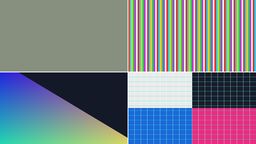
#> input picture fpga/project/stage9_bicubic_catmull_rom_multi_pixel_test/sim/720p_color_compare/input_chart_1280x720.bmp, 256 x 144 px, shrunk from 1280 x 720 before the run
$ python generate_distortion_vectors.py ../../fpga/project/stage9_bicubic_catmull_rom_multi_pixel_test/sim/720p_color_compare/input_chart_1280x720.bmp
#> lines starting #> are read from the running program, lines starting #| are printed output that depends on the picture
### software/bitaccurate_distortion.py
"""Bit-accurate fixed-point reference model for distortion correction.

The implementation mirrors the first fixed-point proposal in
``docs/numeric_spec.md``:

* normalized coordinates and distortion coefficients use Q4.28;
* camera coordinates use Q13.19;
* inverse focal lengths use Q2.30;
* bilinear fractions use Q0.16;
* products are kept at their full Python-integer precision and are reduced
  with arithmetic right shifts at the same points as the RTL specification;
* invalid bilinear neighborhoods produce a black pixel.

Python integers are deliberately used for intermediate values.  This makes
implicit NumPy overflow impossible and keeps the model suitable as a source
of RTL comparison vectors.  The returned coordinate maps are converted to
signed 64-bit integers after the final Q13.19 reduction.
"""

from __future__ import annotations

from dataclasses import dataclass
import math
from typing import Callable

import numpy as np
from numpy.typing import ArrayLike, NDArray


@dataclass(frozen=True)
class FixedPointConfig:
    """Fixed-point formats used by the first RTL-compatible model."""

    normalized_frac_bits: int = 28
    coefficient_frac_bits: int = 28
    inverse_focal_frac_bits: int = 30
    pixel_coord_frac_bits: int = 19
    src_coord_frac_bits: int = 19
    interpolation_frac_bits: int = 16

    @property
    def src_coord_scale(self) -> int:
        return 1 << self.src_coord_frac_bits

    @property
    def interpolation_scale(self) -> int:
        return 1 << self.interpolation_frac_bits


DEFAULT_CONFIG = FixedPointConfig()


def _round_half_away_from_zero(value: float) -> int:
    """Quantize a real value without relying on Python's banker rounding."""

    if not math.isfinite(value):
        raise ValueError("fixed-point inputs must be finite")
    scaled = value
    if scaled >= 0.0:
        return math.floor(scaled + 0.5)
    return math.ceil(scaled - 0.5)


def quantize_real(value: float, frac_bits: int) -> int:
    """Convert a real scalar to a signed fixed-point integer."""

    if frac_bits < 0:
        raise ValueError("frac_bits must be non-negative")
    return _round_half_away_from_zero(float(value) * (1 << frac_bits))


# [9 lines left out: function fixed_to_float, not called in this run]


@dataclass(frozen=True)
class FixedPointCameraModel:
    """Camera parameters stored as fixed-point integers.

    ``fx``, ``fy``, ``cx`` and ``cy`` use Q13.19.  ``inv_fx`` and ``inv_fy``
    use Q2.30.  Distortion coefficients use Q4.28.
    """

    fx: int
    fy: int
    cx: int
    cy: int
    inv_fx: int
    inv_fy: int
    k1: int = 0
    k2: int = 0
    p1: int = 0
    p2: int = 0

    @classmethod
    def from_parameters(
        cls,
        *,
        fx: float,
        fy: float,
        cx: float,
        cy: float,
        k1: float = 0.0,
        k2: float = 0.0,
        p1: float = 0.0,
        p2: float = 0.0,
        config: FixedPointConfig = DEFAULT_CONFIG,
    ) -> "FixedPointCameraModel":
        """Quantize floating-point camera parameters using the fixed formats."""

        if fx <= 0.0 or fy <= 0.0:
            raise ValueError("fx and fy must be greater than zero")
        return cls(
            fx=quantize_real(fx, config.src_coord_frac_bits),
            fy=quantize_real(fy, config.src_coord_frac_bits),
            cx=quantize_real(cx, config.src_coord_frac_bits),
            cy=quantize_real(cy, config.src_coord_frac_bits),
            inv_fx=quantize_real(1.0 / fx, config.inverse_focal_frac_bits),
            inv_fy=quantize_real(1.0 / fy, config.inverse_focal_frac_bits),
            k1=quantize_real(k1, config.coefficient_frac_bits),
            k2=quantize_real(k2, config.coefficient_frac_bits),
            p1=quantize_real(p1, config.coefficient_frac_bits),
            p2=quantize_real(p2, config.coefficient_frac_bits),
        )

    # [14 lines left out: function from_camera_model, not called in this run]


@dataclass(frozen=True)
class InternalFormat:
    """Signed internal widths and Q formats for the narrowed Horner path.

    Each width includes its sign bit.  Every stage is explicitly saturated
    after it is rescaled, so candidate measurements model the exact overflow
    policy that the optimized RTL must implement.
    """

    centered_width: int = 25
    centered_frac_bits: int = 12
    inverse_width: int = 24
    inverse_frac_bits: int = 22
    normalized_width: int = 26
    normalized_frac_bits: int = 22
    coefficient_width: int = 24
    coefficient_frac_bits: int = 20
    radius_width: int = 28
    radius_frac_bits: int = 22
    radial_width: int = 26
    radial_frac_bits: int = 22
    distorted_width: int = 26
    distorted_frac_bits: int = 22
    focal_width: int = 25
    focal_frac_bits: int = 12

    def __post_init__(self) -> None:
        for name in (
            "centered",
            "inverse",
            "normalized",
            "coefficient",
            "radius",
            "radial",
            "distorted",
            "focal",
        ):
            width = getattr(self, f"{name}_width")
            frac_bits = getattr(self, f"{name}_frac_bits")
            if width < 2:
                raise ValueError(f"{name}_width must include sign and integer bits")
            if frac_bits < 0 or frac_bits >= width:
                raise ValueError(f"{name}_frac_bits must be in range 0..width-1")

    # [5 lines left out: function default_candidate, not called in this run]


@dataclass(frozen=True)
class CandidateMetrics:
    """Measured difference between one narrowed candidate and the baseline."""

    max_error_pixels: float
    mean_error_pixels: float
    rmse_pixels: float
    coord_valid_mismatches: int
    ranges: dict[str, tuple[int, int]]


def _object_array(values: ArrayLike) -> NDArray[object]:
    """Return an array whose arithmetic values are ordinary Python integers."""

    array = np.asarray(values)
    return np.asarray(array, dtype=object)


def _elementwise(values: ArrayLike, operation: Callable[[int], int]) -> NDArray[object]:
    array = _object_array(values)
    result = [operation(int(value)) for value in array.flat]
    return np.asarray(result, dtype=object).reshape(array.shape)


def _rescale(values: ArrayLike, source_frac_bits: int, target_frac_bits: int) -> NDArray[object]:
    """Rescale fixed-point integers using arithmetic right shift when needed."""

    shift = source_frac_bits - target_frac_bits
    if shift >= 0:
        return _elementwise(values, lambda value: value >> shift)
    return _elementwise(values, lambda value: value << (-shift))


def _as_int64(values: ArrayLike) -> NDArray[np.int64]:
    result = _elementwise(values, int)
    return np.asarray(result, dtype=np.int64)


# [19 lines left out: functions _saturate_signed, _quantize_stage, not called in this run]


def _record_range(ranges: dict[str, tuple[int, int]], name: str, values: ArrayLike) -> None:
    array = _object_array(values)
    ranges[name] = (min(int(value) for value in array.flat), max(int(value) for value in array.flat))


def _integer_coordinate_array(values: ArrayLike) -> NDArray[object]:
    array = np.asarray(values, dtype=np.float64)
    if not np.all(np.isfinite(array)) or not np.all(array == np.floor(array)):
        raise ValueError("output coordinates must be finite integers")
    return _elementwise(array, int)


def source_coordinates_fixed(
    u: ArrayLike,
    v: ArrayLike,
    camera: FixedPointCameraModel,
    config: FixedPointConfig = DEFAULT_CONFIG,
) -> tuple[NDArray[np.int64], NDArray[np.int64]]:
    """Map integer output coordinates to Q13.19 source coordinates.

    The returned arrays contain raw signed fixed-point integers, not pixel
    coordinates in floating-point units.  All reductions use arithmetic
    shifts, including the reduction of ``u-cx`` times ``inv_fx`` to Q4.28.
    """

    if not isinstance(camera, FixedPointCameraModel):
        raise TypeError("camera must be a FixedPointCameraModel")

    output_x = _integer_coordinate_array(u)
    output_y = _integer_coordinate_array(v)
    if output_x.shape != output_y.shape:
        raise ValueError("u and v must have equal shapes")

    pixel_frac = config.pixel_coord_frac_bits
    normalized_frac = config.normalized_frac_bits
    coefficient_frac = config.coefficient_frac_bits

    u_fixed = _elementwise(output_x, lambda value: value << pixel_frac)
    v_fixed = _elementwise(output_y, lambda value: value << pixel_frac)
    centered_x = u_fixed - camera.cx
    centered_y = v_fixed - camera.cy

    x = _rescale(
        centered_x * camera.inv_fx,
        pixel_frac + config.inverse_focal_frac_bits,
        normalized_frac,
    )
    y = _rescale(
        centered_y * camera.inv_fy,
        pixel_frac + config.inverse_focal_frac_bits,
        normalized_frac,
    )

    square_frac = normalized_frac * 2
    x_squared = x * x
    y_squared = y * y
    xy = x * y
    radius_squared = x_squared + y_squared
    radius_fourth = radius_squared * radius_squared

    radial_frac = square_frac
    one = np.full(x.shape, 1 << radial_frac, dtype=object)
    radial = (
        one
        + _rescale(
            camera.k1 * radius_squared,
            coefficient_frac + square_frac,
            radial_frac,
        )
        + _rescale(
            camera.k2 * radius_fourth,
            coefficient_frac + square_frac * 2,
            radial_frac,
        )
    )

    radial_x = _rescale(x * radial, normalized_frac + radial_frac, normalized_frac)
    radial_y = _rescale(y * radial, normalized_frac + radial_frac, normalized_frac)

    tangential_x = (
        _rescale(
            2 * camera.p1 * xy,
            coefficient_frac + square_frac,
            square_frac,
        )
        + _rescale(
            camera.p2 * (radius_squared + 2 * x_squared),
            coefficient_frac + square_frac,
            square_frac,
        )
    )
    tangential_y = (
        _rescale(
            camera.p1 * (radius_squared + 2 * y_squared),
            coefficient_frac + square_frac,
            square_frac,
        )
        + _rescale(
            2 * camera.p2 * xy,
            coefficient_frac + square_frac,
            square_frac,
        )
    )

    distorted_x = radial_x + _rescale(tangential_x, square_frac, normalized_frac)
    distorted_y = radial_y + _rescale(tangential_y, square_frac, normalized_frac)

    source_x = (
        _rescale(
            camera.fx * distorted_x,
            config.src_coord_frac_bits + normalized_frac,
            config.src_coord_frac_bits,
        )
        + camera.cx
    )
    source_y = (
        _rescale(
            camera.fy * distorted_y,
            config.src_coord_frac_bits + normalized_frac,
            config.src_coord_frac_bits,
        )
        + camera.cy
    )

    return _as_int64(source_x), _as_int64(source_y)


# [284 lines left out: functions _source_coordinates_horner_quantized_internal, source_coordinates_horner_quantized, evaluate_internal_format, not called in this run]


def build_distortion_map_fixed(
    width: int,
    height: int,
    camera: FixedPointCameraModel,
    config: FixedPointConfig = DEFAULT_CONFIG,
) -> tuple[NDArray[np.int64], NDArray[np.int64]]:
    """Build Q13.19 source maps for an output frame."""

    if width <= 0 or height <= 0:
        raise ValueError("width and height must be greater than zero")
    output_y, output_x = np.indices((height, width), dtype=np.int64)
    return source_coordinates_fixed(output_x, output_y, camera, config=config)


def split_fixed_coordinate(
    coordinate: int,
    frac_bits: int = DEFAULT_CONFIG.src_coord_frac_bits,
) -> tuple[int, int]:
    """Return mathematical floor and non-negative fractional remainder."""

    if frac_bits < 0:
        raise ValueError("frac_bits must be non-negative")
    integer_part = int(coordinate) >> frac_bits
    fractional_part = int(coordinate) - (integer_part << frac_bits)
    return integer_part, fractional_part


def split_source_coordinates(
    source_x: ArrayLike,
    source_y: ArrayLike,
    *,
    width: int,
    height: int,
    config: FixedPointConfig = DEFAULT_CONFIG,
) -> tuple[
    NDArray[np.int64],
    NDArray[np.int64],
    NDArray[np.int64],
    NDArray[np.int64],
    NDArray[np.bool_],
]:
    """Split Q13.19 coordinates and determine four-neighbor validity."""

    x = _object_array(source_x)
    y = _object_array(source_y)
    if x.shape != y.shape:
        raise ValueError("source_x and source_y must have equal shapes")

    x0 = _elementwise(x, lambda value: split_fixed_coordinate(value, config.src_coord_frac_bits)[0])
    y0 = _elementwise(y, lambda value: split_fixed_coordinate(value, config.src_coord_frac_bits)[0])
    dx_full = _elementwise(x, lambda value: split_fixed_coordinate(value, config.src_coord_frac_bits)[1])
    dy_full = _elementwise(y, lambda value: split_fixed_coordinate(value, config.src_coord_frac_bits)[1])
    dx = _rescale(dx_full, config.src_coord_frac_bits, config.interpolation_frac_bits)
    dy = _rescale(dy_full, config.src_coord_frac_bits, config.interpolation_frac_bits)

    valid = (
        (x0 >= 0)
        & (x0 < width - 1)
        & (y0 >= 0)
        & (y0 < height - 1)
    )
    return (
        _as_int64(x0),
        _as_int64(y0),
        _as_int64(dx),
        _as_int64(dy),
        np.asarray(valid, dtype=np.bool_),
    )


# [42 lines left out: function source_coordinate_trace, not called in this run]


def bilinear_remap_fixed(
    image: ArrayLike,
    source_x: ArrayLike,
    source_y: ArrayLike,
    *,
    border_value: int = 0,
    config: FixedPointConfig = DEFAULT_CONFIG,
) -> NDArray[np.uint8]:
    """Remap an image with integer two-stage bilinear interpolation.

    The interpolation keeps both horizontal and vertical products in integer
    form and performs the final arithmetic right shift by 32 bits.  Pixels
    whose four neighbors are not available are filled with ``border_value``.
    """

    source = np.asarray(image)
    if source.ndim not in (2, 3):
        raise ValueError("image must be a 2-D grayscale or 3-D color array")
    if not 0 <= border_value <= 255:
        raise ValueError("border_value must be in the range 0..255")

    height, width = source.shape[:2]
    map_x = np.asarray(source_x, dtype=np.int64)
    map_y = np.asarray(source_y, dtype=np.int64)
    if map_x.ndim != 2 or map_y.ndim != 2 or map_x.shape != map_y.shape:
        raise ValueError("source maps must be 2-D arrays with equal shapes")

    x0, y0, dx, dy, valid = split_source_coordinates(
        map_x,
        map_y,
        width=width,
        height=height,
        config=config,
    )
    output_shape = map_x.shape + (() if source.ndim == 2 else (source.shape[2],))
    output = np.full(output_shape, border_value, dtype=np.uint8)
    if not np.any(valid):
        return output

    rows, columns = np.nonzero(valid)
    x_valid = x0[valid]
    y_valid = y0[valid]
    dx_valid = dx[valid]
    dy_valid = dy[valid]
    scale = config.interpolation_scale

    p00 = source[y_valid, x_valid].astype(np.int64)
    p10 = source[y_valid, x_valid + 1].astype(np.int64)
    p01 = source[y_valid + 1, x_valid].astype(np.int64)
    p11 = source[y_valid + 1, x_valid + 1].astype(np.int64)
    if source.ndim == 3:
        dx_valid = dx_valid[:, np.newaxis]
        dy_valid = dy_valid[:, np.newaxis]

    top = p00 * scale + (p10 - p00) * dx_valid
    bottom = p01 * scale + (p11 - p01) * dx_valid
    result = (top * scale + (bottom - top) * dy_valid) >> (2 * config.interpolation_frac_bits)
    result = np.clip(result, 0, 255).astype(np.uint8)
    output[rows, columns] = result
    return output


# [23 lines left out: function correct_distortion_fixed, not called in this run]

### software/sim_assets/image_to_mem.py
"""Convert an image into raster-ordered RGB888 words for Verilog $readmemh."""

from __future__ import annotations

import argparse
from pathlib import Path

from PIL import Image


# [4 lines left out: function default_mem_output_path, not called in this run]


def rgb888_mem_words(
    image: Image.Image,
    *,
    frame_stride_pixels: int | None = None,
) -> list[str]:
    """Return one ``RRGGBB`` word per logical source-pixel address.

    The image is converted to RGB.  Rows are emitted from top to bottom and
    pixels from left to right, matching ``addr = y * frame_stride_pixels + x``.
    If the stride exceeds the image width, black words fill each row's padding
    addresses so a `$readmemh` array preserves the logical layout.
    """

    rgb_image = image.convert("RGB")
    width, height = rgb_image.size
    stride = width if frame_stride_pixels is None else frame_stride_pixels
    if stride < width:
        raise ValueError("frame_stride_pixels must be greater than or equal to image width")

    pixels = rgb_image.load()
    words: list[str] = []
    for y in range(height):
        for x in range(width):
            red, green, blue = pixels[x, y]
            words.append(f"{red:02X}{green:02X}{blue:02X}")
        words.extend("000000" for _ in range(stride - width))
    return words


# [34 lines left out: functions image_to_rgb888_mem, main, not called in this run]


# [2 lines that do not run on import are left out]

### software/sim_assets/generate_distortion_vectors.py
"""Generate RTL coordinate vectors and a fixed-point RGB888 golden frame."""

from __future__ import annotations

import argparse
import sys
from pathlib import Path

import numpy as np
from PIL import Image


SOFTWARE_DIR = Path(__file__).resolve().parents[1]
if str(SOFTWARE_DIR) not in sys.path:
    sys.path.insert(0, str(SOFTWARE_DIR))

from bitaccurate_distortion import (
    FixedPointCameraModel,
    InternalFormat,
    bilinear_remap_fixed,
    build_distortion_map_fixed,
    source_coordinates_horner_quantized,
    split_source_coordinates,
)
from image_to_mem import rgb888_mem_words


Q18_RTL_FORMAT = InternalFormat(
    centered_width=23,
    centered_frac_bits=12,
    inverse_width=26,
    inverse_frac_bits=24,
    normalized_width=20,
    normalized_frac_bits=18,
    coefficient_width=20,
    coefficient_frac_bits=18,
    radius_width=20,
    radius_frac_bits=18,
    radial_width=21,
    radial_frac_bits=18,
    distorted_width=21,
    distorted_frac_bits=18,
    focal_width=24,
    focal_frac_bits=12,
)


# [14 lines left out: function build_distortion_map_optimized_q18, not called in this run]


def pack_coordinate_word(
    *, x0: int, y0: int, dx_q16: int, dy_q16: int, coord_valid: bool
) -> str:
    """Pack ``coord_valid/x0/y0/dx/dy`` into one 65-bit Verilog memory word."""

    packed = (
        (int(bool(coord_valid)) << 64)
        | ((int(x0) & 0xFFFF) << 48)
        | ((int(y0) & 0xFFFF) << 32)
        | ((int(dx_q16) & 0xFFFF) << 16)
        | (int(dy_q16) & 0xFFFF)
    )
    return f"{packed:017X}"


def coordinate_vector_words(
    source_x: np.ndarray, source_y: np.ndarray, *, width: int, height: int
) -> list[str]:
    """Convert Q13.19 source maps to raster-ordered pixel-fetch input words."""

    x0, y0, dx, dy, valid = split_source_coordinates(
        source_x, source_y, width=width, height=height
    )
    return [
        pack_coordinate_word(
            x0=int(x0.flat[index]),
            y0=int(y0.flat[index]),
            dx_q16=int(dx.flat[index]),
            dy_q16=int(dy.flat[index]),
            coord_valid=bool(valid.flat[index]),
        )
        for index in range(x0.size)
    ]


def write_mem_words(path: Path, words: list[str]) -> None:
    """Write one Verilog memory word per line using deterministic newlines."""

    path.parent.mkdir(parents=True, exist_ok=True)
    path.write_text("\n".join(words) + "\n", encoding="ascii", newline="\n")


def generate_distortion_artifacts(
    image: Image.Image,
    camera: FixedPointCameraModel,
    *,
    optimized_q18: bool = False,
) -> tuple[list[str], list[str]]:
    """Return packed coordinates and the matching bit-accurate golden pixels."""

    source = np.asarray(image.convert("RGB"), dtype=np.uint8)
    height, width = source.shape[:2]
    if optimized_q18:
        source_x, source_y = build_distortion_map_optimized_q18(width, height, camera)
    else:
        source_x, source_y = build_distortion_map_fixed(width, height, camera)
    coordinates = coordinate_vector_words(source_x, source_y, width=width, height=height)
    golden = bilinear_remap_fixed(source, source_x, source_y)
    golden_image = Image.fromarray(golden, mode="RGB")
    return coordinates, rgb888_mem_words(golden_image)


def main() -> int:
    parser = argparse.ArgumentParser(description=__doc__)
    parser.add_argument("input_image", type=Path, help="RGB source PNG")
    parser.add_argument(
        "--output-prefix",
        type=Path,
        default=Path("result/sim_assets/barrel_256x192"),
        help="prefix for <prefix>_coords.mem and golden_<prefix-name>.mem",
    )
    parser.add_argument("--fx", type=float, default=180.0)
    parser.add_argument("--fy", type=float, default=180.0)
    parser.add_argument("--cx", type=float, default=127.5)
    parser.add_argument("--cy", type=float, default=95.5)
    parser.add_argument("--k1", type=float, default=-0.25)
    parser.add_argument("--k2", type=float, default=0.05)
    parser.add_argument("--p1", type=float, default=0.001)
    parser.add_argument("--p2", type=float, default=-0.001)
    parser.add_argument(
        "--optimized-q18",
        action="store_true",
        help="use the exact narrowed arithmetic of distortion_core_optimized",
    )
    arguments = parser.parse_args()

    camera = FixedPointCameraModel.from_parameters(
        fx=arguments.fx,
        fy=arguments.fy,
        cx=arguments.cx,
        cy=arguments.cy,
        k1=arguments.k1,
        k2=arguments.k2,
        p1=arguments.p1,
        p2=arguments.p2,
    )
    with Image.open(arguments.input_image) as image:
#> image is the input picture: PIL image 256x144 RGB; mean R, G, B 124.3, 130.2, 137.6
        coordinates, golden = generate_distortion_artifacts(
            image,
            camera,
            optimized_q18=arguments.optimized_q18,
        )
#> in _elementwise, `array = _object_array(values)`:
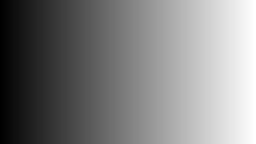
#> values: shape (144, 256) float64; min 0, max 255, mean 127.5
#> in _elementwise (call 2), `array = _object_array(values)`:
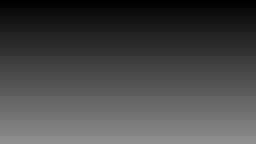
#> values: shape (144, 256) float64; min 0, max 143, mean 71.5
#> in source_coordinates_fixed, `output_y = _integer_coordinate_array(v)`:
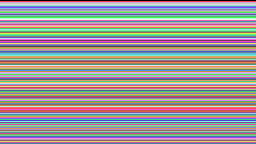
#> v: shape (144, 256) int64; 144 distinct labels, from 0 to 143; one colour per label, 0 black
#> in split_source_coordinates, `y = _object_array(source_y)`:
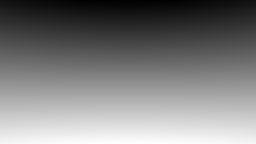
#> source_y: shape (144, 256) int64; min 3404644, max 74565471, mean 38519936.1; drawn with min black and max white
#> in _as_int64 (call 8), `return np.asarray(result, dtype=np.int64)`:
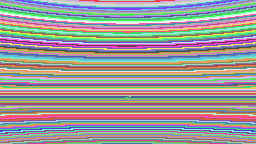
#> returned value: shape (144, 256) int64; 137 distinct labels, from 6 to 142; one colour per label, 0 black
#> (the rest of the program and of its run is left out)
